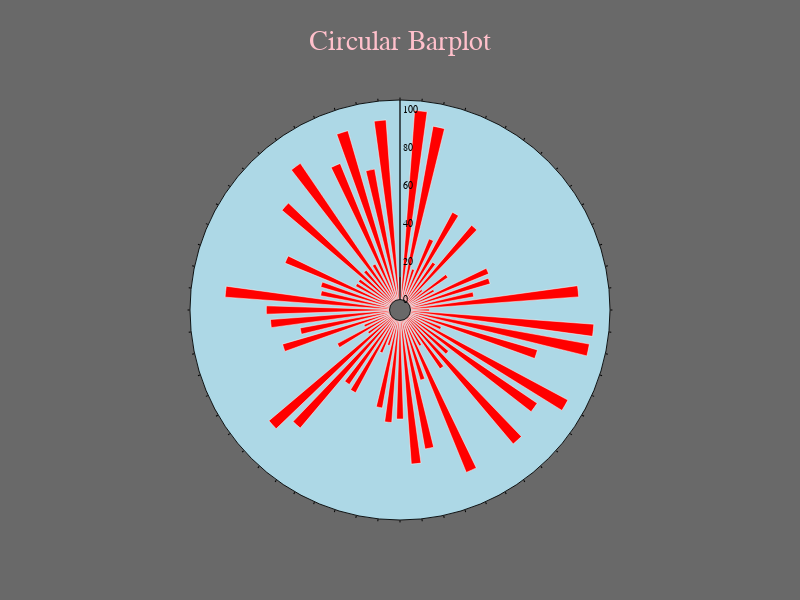

Source (notebook cell):
### Code cell
fig = px.bar_polar(df, r="value", theta="individual",
                   color=None, 
                   color_discrete_sequence=["red","blue","green","yellow"],
                   barnorm="",  ## option ['fraction','percent']
                   barmode="relative", ## option [ 'group','overlay','relative']
                   direction="clockwise", ## option [ counterclockwise','clockwise']
                   start_angle=int(90), 
                   title="Circular Barplot")


fig.update_layout(width=800,
                  height=600,
                  template="plotly_white",
                  legend = dict(bgcolor = 'pink', bordercolor="black", borderwidth=0.25, 
                                font={"color":"black","family":"sans serif", "size":int(10)},
                                orientation="v", title={"text":"group","font":{"color":"black","size":int(12), "family":"sans serif"}}), 
                  
                  font=dict(color="black", family="sans serif", size=10), 
                  
                  title=dict(font={"family":"sans serif","size":int(28),"color":"Pink"}, xanchor="center", x=0.5),
                  
                  polar_angularaxis=dict(showgrid=False, gridcolor="black", gridwidth=0.5,
                                         showline=True, linecolor="black", linewidth=0.9,
                                         showticklabels=False, tickcolor="black", ticklen=2.0, tickangle=0, ticks="outside"), 
                  
                  
                  
                  polar_radialaxis=dict(showgrid=False, gridcolor="black", gridwidth=0.5, showline=True, linecolor="black",
                                        visible=True, linewidth=1.25, angle=90, tickangle=90, ticklen=0, tickwidth=0,
                                        tickcolor="black",showticklabels=True, side="clockwise"),
                  
                  
                  polar_bargap=0.4,
                  polar_barmode="overlay", ## option ["stack","overlay"]
                  polar_bgcolor="lightblue",
                  polar_hole=0.05,
                  
                  paper_bgcolor="dimgrey", ## Can set option
                  
                  
                 )


                 
fig.show()

### Figure 1 — Plotly figure (JSON) as saved in the notebook; plotly's stock layout.template omitted (floating-point values rounded to 4 significant figures)
{"data": [{"hovertemplate": "value=%{r}<br>individual=%{theta}<extra></extra>", "legendgroup": "", "marker": {"color": "red"}, "name": "", "r": [12, 100, 93, 17, 35, 53, 25, 53, 10, 25, 15, 45, 44, 34, 89, 10, 97, 96, 70, 18, 95, 82, 28, 87, 32, 16, 87, 33, 69, 76, 52, 54, 47, 14, 19, 44, 42, 76, 85, 15, 32, 15, 59, 48, 63, 65, 87, 37, 38, 60, 21, 21, 76, 22, 88, 22, 78, 93, 70, 95], "showlegend": false, "subplot": "polar", "theta": ["Mister 1", "Mister 2", "Mister 3", "Mister 4", "Mister 5", "Mister 6", "Mister 7", "Mister 8", "Mister 9", "Mister 10", "Mister 11", "Mister 12", "Mister 13", "Mister 14", "Mister 15", "Mister 16", "Mister 17", "Mister 18", "Mister 19", "Mister 20", "Mister 21", "Mister 22", "Mister 23", "Mister 24", "Mister 25", "Mister 26", "Mister 27", "Mister 28", "Mister 29", "Mister 30", "Mister 31", "Mister 32", "Mister 33", "Mister 34", "Mister 35", "Mister 36", "Mister 37", "Mister 38", "Mister 39", "Mister 40", "Mister 41", "Mister 42", "Mister 43", "Mister 44", "Mister 45", "Mister 46", "Mister 47", "Mister 48", "Mister 49", "Mister 50", "Mister 51", "Mister 52", "Mister 53", "Mister 54", "Mister 55", "Mister 56", "Mister 57", "Mister 58", "Mister 59", "Mister 60"], "type": "barpolar"}], "layout": {"barmode": "relative", "barnorm": "", "font": {"color": "black", "family": "sans serif", "size": 10}, "height": 600, "legend": {"bgcolor": "pink", "bordercolor": "black", "borderwidth": 0.25, "font": {"color": "black", "family": "sans serif", "size": 10}, "orientation": "v", "title": {"font": {"color": "black", "family": "sans serif", "size": 12}, "text": "group"}, "tracegroupgap": 0}, "paper_bgcolor": "dimgrey", "polar": {"angularaxis": {"direction": "clockwise", "gridcolor": "black", "gridwidth": 0.5, "linecolor": "black", "linewidth": 0.9, "rotation": 90, "showgrid": false, "showline": true, "showticklabels": false, "tickangle": 0, "tickcolor": "black", "ticklen": 2, "ticks": "outside"}, "bargap": 0.4, "barmode": "overlay", "bgcolor": "lightblue", "domain": {"x": [0, 1], "y": [0, 1]}, "hole": 0.05, "radialaxis": {"angle": 90, "gridcolor": "black", "gridwidth": 0.5, "linecolor": "black", "linewidth": 1.25, "showgrid": false, "showline": true, "showticklabels": true, "side": "clockwise", "tickangle": 90, "tickcolor": "black", "ticklen": 0, "tickwidth": 0, "visible": true}}, "title": {"font": {"color": "Pink", "family": "sans serif", "size": 28}, "text": "Circular Barplot", "x": 0.5, "xanchor": "center"}, "width": 800}}
